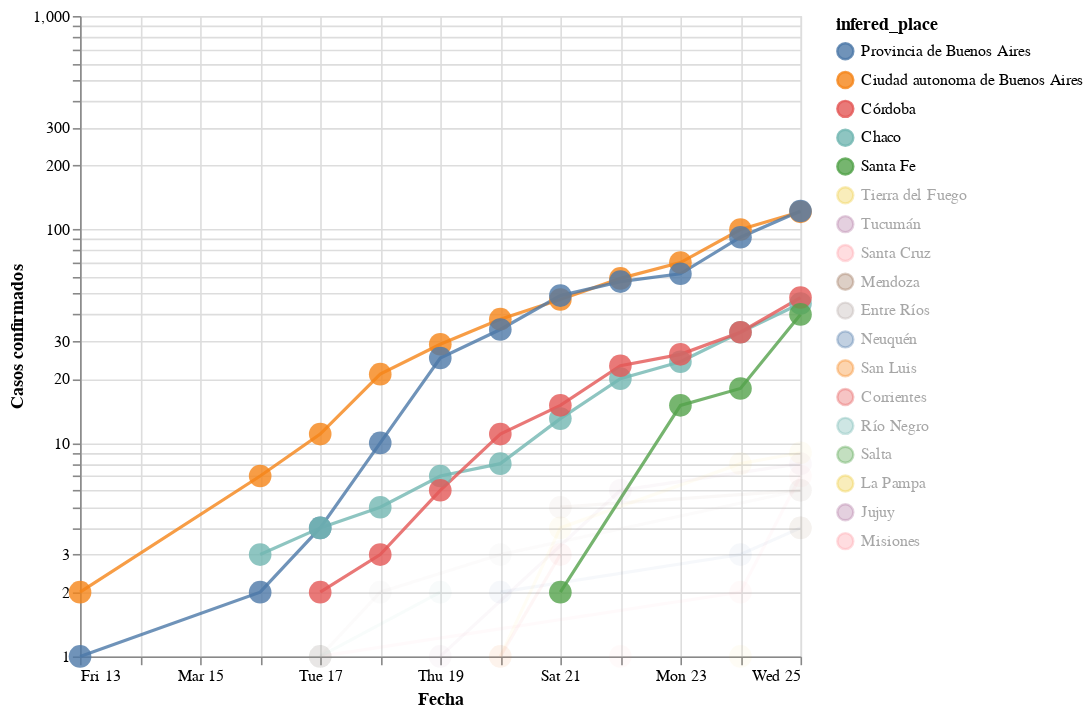

Write notebook code for a chart like this one.
### Markdown cell above
### Evolucion en el tiempo de la cantidad de casos totales

Haciendo **Shift+Click** en las provincias que se ven a la derecha, podemos agregar o quitar provincias al gráfico

### Code cell
#hide_input
plot_evolution(cnt_by_place[cnt_by_place >=10].index.tolist())

### Figure 1 — Vega-Lite specification as saved in the notebook (floating-point values rounded to 4 significant figures)
{"config": {"view": {"continuousWidth": 400, "continuousHeight": 300}, "point": {"size": 200}, "title": {"align": "center"}}, "data": {"name": "data-9395f9d5b3ad9b821f2727f177c215d5"}, "mark": {"type": "line", "point": true, "radius": 150}, "encoding": {"color": {"type": "nominal", "field": "infered_place", "sort": ["Provincia de Buenos Aires", "Ciudad autonoma de Buenos Aires", "Córdoba", "Chaco", "Santa Fe", "Tierra del Fuego", "Tucumán", "Santa Cruz", "Mendoza", "Entre Ríos", "Neuquén", "San Luis", "Corrientes", "Río Negro", "Salta", "La Pampa", "Jujuy", "Misiones"]}, "opacity": {"condition": {"value": 0.8, "selection": "selector001"}, "value": 0.05}, "tooltip": [{"type": "nominal", "field": "place"}, {"type": "nominal", "field": "infered_place"}, {"type": "quantitative", "field": "infered_place_score"}, {"type": "quantitative", "field": "infected"}, {"type": "temporal", "field": "date"}, {"type": "quantitative", "field": "days_from_first_infection"}, {"type": "quantitative", "field": "cum_infected"}], "x": {"type": "temporal", "axis": {"title": "Fecha"}, "field": "date"}, "y": {"type": "quantitative", "axis": {"title": "Casos confirmados"}, "field": "cum_infected", "scale": {"type": "log"}}}, "height": 400, "selection": {"selector001": {"type": "multi", "fields": ["infered_place"], "bind": "legend", "init": [{"infered_place": "Provincia de Buenos Aires"}, {"infered_place": "Ciudad autonoma de Buenos Aires"}, {"infered_place": "Córdoba"}, {"infered_place": "Chaco"}, {"infered_place": "Santa Fe"}]}}, "width": 450, "$schema": "https://vega.github.io/schema/vega-lite/v4.0.2.json", "datasets": {"data-9395f9d5b3ad9b821f2727f177c215d5": [{"place": "Ciudad de Buenos Aires", "infered_place": "Ciudad autonoma de Buenos Aires", "infered_place_score": 1.0, "infected": 2, "date": "2020-03-13T00:00:00", "days_from_first_infection": 0, "cum_infected": 2}, {"place": "Ciudad Autónoma de Buenos Aires", "infered_place": "Ciudad autonoma de Buenos Aires", "infered_place_score": 1.0, "infected": 5, "date": "2020-03-16T00:00:00", "days_from_first_infection": 3, "cum_infected": 7}, {"place": "Ciudad Autónoma de Buenos Aires", "infered_place": "Ciudad autonoma de Buenos Aires", "infered_place_score": 1.0, "infected": 4, "date": "2020-03-17T00:00:00", "days_from_first_infection": 4, "cum_infected": 11}, {"place": "Ciudad Autónoma de Buenos Aires", "infered_place": "Ciudad autonoma de Buenos Aires", "infered_place_score": 1.0, "infected": 10, "date": "2020-03-18T00:00:00", "days_from_first_infection": 5, "cum_infected": 21}, {"place": "Ciudad Autónoma de Buenos Aires", "infered_place": "Ciudad autonoma de Buenos Aires", "infered_place_score": 1.0, "infected": 8, "date": "2020-03-19T00:00:00", "days_from_first_infection": 6, "cum_infected": 29}, {"place": "Ciudad Autónoma de Buenos Aires", "infered_place": "Ciudad autonoma de Buenos Aires", "infered_place_score": 1.0, "infected": 9, "date": "2020-03-20T00:00:00", "days_from_first_infection": 7, "cum_infected": 38}, {"place": "Ciudad Autónoma de Buenos Aires", "infered_place": "Ciudad autonoma de Buenos Aires", "infered_place_score": 1.0, "infected": 9, "date": "2020-03-21T00:00:00", "days_from_first_infection": 8, "cum_infected": 47}, {"place": "Ciudad Autónoma de Buenos Aires", "infered_place": "Ciudad autonoma de Buenos Aires", "infered_place_score": 1.0, "infected": 12, "date": "2020-03-22T00:00:00", "days_from_first_infection": 9, "cum_infected": 59}, {"place": "Ciudad Autónoma de Buenos Aires", "infered_place": "Ciudad autonoma de Buenos Aires", "infered_place_score": 1.0, "infected": 11, "date": "2020-03-23T00:00:00", "days_from_first_infection": 10, "cum_infected": 70}, {"place": "Ciudad Autónoma de Buenos Aires", "infered_place": "Ciudad autonoma de Buenos Aires", "infered_place_score": 1.0, "infected": 30, "date": "2020-03-24T00:00:00", "days_from_first_infection": 11, "cum_infected": 100}, {"place": "Ciudad Autónoma de Buenos Aires", "infered_place": "Ciudad autonoma de Buenos Aires", "infered_place_score": 1.0, "infected": 21, "date": "2020-03-25T00:00:00", "days_from_first_infection": 12, "cum_infected": 121}, {"place": "Buenos Aires y", "infered_place": "Provincia de Buenos Aires", "infered_place_score": 1.0, "infected": 1, "date": "2020-03-13T00:00:00", "days_from_first_infection": 0, "cum_infected": 1}, {"place": "Provincia de Buenos Aires", "infered_place": "Provincia de Buenos Aires", "infered_place_score": 1.0, "infected": 1, "date": "2020-03-16T00:00:00", "days_from_first_infection": 3, "cum_infected": 2}, {"place": "Provincia de Buenos Aires", "infered_place": "Provincia de Buenos Aires", "infered_place_score": 1.0, "infected": 2, "date": "2020-03-17T00:00:00", "days_from_first_infection": 4, "cum_infected": 4}, {"place": "Provi ncia de Buenos Aires", "infered_place": "Provincia de Buenos Aires", "infered_place_score": 1.0, "infected": 6, "date": "2020-03-18T00:00:00", "days_from_first_infection": 5, "cum_infected": 10}, {"place": "Provincia de Buenos Aires", "infered_place": "Provincia de Buenos Aires", "infered_place_score": 1.0, "infected": 15, "date": "2020-03-19T00:00:00", "days_from_first_infection": 6, "cum_infected": 25}, {"place": "Provincia de Buenos Aires", "infered_place": "Provincia de Buenos Aires", "infered_place_score": 1.0, "infected": 9, "date": "2020-03-20T00:00:00", "days_from_first_infection": 7, "cum_infected": 34}, {"place": "Provincia de Buenos Aires", "infered_place": "Provincia de Buenos Aires", "infered_place_score": 1.0, "infected": 15, "date": "2020-03-21T00:00:00", "days_from_first_infection": 8, "cum_infected": 49}, {"place": "Provincia de Buenos Aires", "infered_place": "Provincia de Buenos Aires", "infered_place_score": 1.0, "infected": 8, "date": "2020-03-22T00:00:00", "days_from_first_infection": 9, "cum_infected": 57}, {"place": "Provincia de Buenos Aires", "infered_place": "Provincia de Buenos Aires", "infered_place_score": 1.0, "infected": 5, "date": "2020-03-23T00:00:00", "days_from_first_infection": 10, "cum_infected": 62}, {"place": "Provincia de Buenos Aires", "infered_place": "Provincia de Buenos Aires", "infered_place_score": 1.0, "infected": 30, "date": "2020-03-24T00:00:00", "days_from_first_infection": 11, "cum_infected": 92}, {"place": "Provincia de Buenos Aires", "infered_place": "Provincia de Buenos Aires", "infered_place_score": 1.0, "infected": 30, "date": "2020-03-25T00:00:00", "days_from_first_infection": 12, "cum_infected": 122}, {"place": "Chaco y uno", "infered_place": "Chaco", "infered_place_score": 0.4545, "infected": 3, "date": "2020-03-16T00:00:00", "days_from_first_infection": 0, "cum_infected": 3}, {"place": "Chaco", "infered_place": "Chaco", "infered_place_score": 1.0, "infected": 1, "date": "2020-03-17T00:00:00", "days_from_first_infection": 1, "cum_infected": 4}, {"place": "Chaco", "infered_place": "Chaco", "infered_place_score": 1.0, "infected": 1, "date": "2020-03-18T00:00:00", "days_from_first_infection": 2, "cum_infected": 5}, {"place": "Chaco", "infered_place": "Chaco", "infered_place_score": 1.0, "infected": 2, "date": "2020-03-19T00:00:00", "days_from_first_infection": 3, "cum_infected": 7}, {"place": "Chaco", "infered_place": "Chaco", "infered_place_score": 1.0, "infected": 1, "date": "2020-03-20T00:00:00", "days_from_first_infection": 4, "cum_infected": 8}, {"place": "Chaco", "infered_place": "Chaco", "infered_place_score": 1.0, "infected": 5, "date": "2020-03-21T00:00:00", "days_from_first_infection": 5, "cum_infected": 13}, {"place": "Chaco", "infered_place": "Chaco", "infered_place_score": 1.0, "infected": 7, "date": "2020-03-22T00:00:00", "days_from_first_infection": 6, "cum_infected": 20}, {"place": "Chaco", "infered_place": "Chaco", "infered_place_score": 1.0, "infected": 4, "date": "2020-03-23T00:00:00", "days_from_first_infection": 7, "cum_infected": 24}, {"place": "Chaco", "infered_place": "Chaco", "infered_place_score": 1.0, "infected": 9, "date": "2020-03-24T00:00:00", "days_from_first_infection": 8, "cum_infected": 33}, {"place": "Chaco", "infered_place": "Chaco", "infered_place_score": 1.0, "infected": 12, "date": "2020-03-25T00:00:00", "days_from_first_infection": 9, "cum_infected": 45}, {"place": "Santa Cruz", "infered_place": "Santa Cruz", "infered_place_score": 1.0, "infected": 1, "date": "2020-03-17T00:00:00", "days_from_first_infection": 0, "cum_infected": 1}, {"place": "Santa Cruz", "infered_place": "Santa Cruz", "infered_place_score": 1.0, "infected": 1, "date": "2020-03-24T00:00:00", "days_from_first_infection": 7, "cum_infected": 2}, {"place": "Santa Cruz", "infered_place": "Santa Cruz", "infered_place_score": 1.0, "infected": 5, "date": "2020-03-25T00:00:00", "days_from_first_infection": 8, "cum_infected": 7}, {"place": "Entre Ríos", "infered_place": "Entre Ríos", "infered_place_score": 1.0, "infected": 1, "date": "2020-03-17T00:00:00", "days_from_first_infection": 0, "cum_infected": 1}, {"place": "Entre Ríos", "infered_place": "Entre Ríos", "infered_place_score": 1.0, "infected": 1, "date": "2020-03-18T00:00:00", "days_from_first_infection": 1, "cum_infected": 2}, {"place": "Entre Ríos", "infered_place": "Entre Ríos", "infered_place_score": 1.0, "infected": 1, "date": "2020-03-20T00:00:00", "days_from_first_infection": 3, "cum_infected": 3}, {"place": "Entre Ríos", "infered_place": "Entre Ríos", "infered_place_score": 1.0, "infected": 3, "date": "2020-03-25T00:00:00", "days_from_first_infection": 8, "cum_infected": 6}, {"place": "Río Negro", "infered_place": "Río Negro", "infered_place_score": 1.0, "infected": 1, "date": "2020-03-17T00:00:00", "days_from_first_infection": 0, "cum_infected": 1}, {"place": "Rio Negro", "infered_place": "Río Negro", "infered_place_score": 1.0, "infected": 1, "date": "2020-03-19T00:00:00", "days_from_first_infection": 2, "cum_infected": 2}, {"place": "Salt a", "infered_place": "Salta", "infered_place_score": 0.8333, "infected": 1, "date": "2020-03-17T00:00:00", "days_from_first_infection": 0, "cum_infected": 1}, {"place": "Jujuy", "infered_place": "Jujuy", "infered_place_score": 1.0, "infected": 1, "date": "2020-03-17T00:00:00", "days_from_first_infection": 0, "cum_infected": 1}, {"place": "Córdoba", "infered_place": "Córdoba", "infered_place_score": 1.0, "infected": 2, "date": "2020-03-17T00:00:00", "days_from_first_infection": 0, "cum_infected": 2}, {"place": "Córdoba", "infered_place": "Córdoba", "infered_place_score": 1.0, "infected": 1, "date": "2020-03-18T00:00:00", "days_from_first_infection": 1, "cum_infected": 3}, {"place": "Córdoba", "infered_place": "Córdoba", "infered_place_score": 1.0, "infected": 3, "date": "2020-03-19T00:00:00", "days_from_first_infection": 2, "cum_infected": 6}, {"place": "Córdoba", "infered_place": "Córdoba", "infered_place_score": 1.0, "infected": 5, "date": "2020-03-20T00:00:00", "days_from_first_infection": 3, "cum_infected": 11}, {"place": "Córdoba", "infered_place": "Córdoba", "infered_place_score": 1.0, "infected": 4, "date": "2020-03-21T00:00:00", "days_from_first_infection": 4, "cum_infected": 15}, {"place": "Córdoba", "infered_place": "Córdoba", "infered_place_score": 1.0, "infected": 8, "date": "2020-03-22T00:00:00", "days_from_first_infection": 5, "cum_infected": 23}, {"place": "Córdoba", "infered_place": "Córdoba", "infered_place_score": 1.0, "infected": 3, "date": "2020-03-23T00:00:00", "days_from_first_infection": 6, "cum_infected": 26}, {"place": "Córdoba", "infered_place": "Córdoba", "infered_place_score": 1.0, "infected": 7, "date": "2020-03-24T00:00:00", "days_from_first_infection": 7, "cum_infected": 33}, {"place": "Córdoba", "infered_place": "Córdoba", "infered_place_score": 1.0, "infected": 15, "date": "2020-03-25T00:00:00", "days_from_first_infection": 8, "cum_infected": 48}, {"place": "Tucumán", "infered_place": "Tucumán", "infered_place_score": 1.0, "infected": 1, "date": "2020-03-19T00:00:00", "days_from_first_infection": 0, "cum_infected": 1}, {"place": "Tucumán", "infered_place": "Tucumán", "infered_place_score": 1.0, "infected": 5, "date": "2020-03-22T00:00:00", "days_from_first_infection": 3, "cum_infected": 6}, {"place": "Tucumán", "infered_place": "Tucumán", "infered_place_score": 1.0, "infected": 2, "date": "2020-03-25T00:00:00", "days_from_first_infection": 6, "cum_infected": 8}, {"place": "Neuquén", "infered_place": "Neuquén", "infered_place_score": 1.0, "infected": 2, "date": "2020-03-20T00:00:00", "days_from_first_infection": 0, "cum_infected": 2}, {"place": "Neuquén", "infered_place": "Neuquén", "infered_place_score": 1.0, "infected": 1, "date": "2020-03-24T00:00:00", "days_from_first_infection": 4, "cum_infected": 3}, {"place": "Neuquén", "infered_place": "Neuquén", "infered_place_score": 1.0, "infected": 1, "date": "2020-03-25T00:00:00", "days_from_first_infection": 5, "cum_infected": 4}, {"place": "Tierra del Fuego", "infered_place": "Tierra del Fuego", "infered_place_score": 1.0, "infected": 1, "date": "2020-03-20T00:00:00", "days_from_first_infection": 0, "cum_infected": 1}, {"place": "Tierra del Fuego", "infered_place": "Tierra del Fuego", "infered_place_score": 1.0, "infected": 3, "date": "2020-03-21T00:00:00", "days_from_first_infection": 1, "cum_infected": 4}, {"place": "Tierra del Fuego", "infered_place": "Tierra del Fuego", "infered_place_score": 1.0, "infected": 4, "date": "2020-03-24T00:00:00", "days_from_first_infection": 4, "cum_infected": 8}, {"place": "Tierra del Fuego", "infered_place": "Tierra del Fuego", "infered_place_score": 1.0, "infected": 1, "date": "2020-03-25T00:00:00", "days_from_first_infection": 5, "cum_infected": 9}, {"place": "Corrientes", "infered_place": "Corrientes", "infered_place_score": 1.0, "infected": 1, "date": "2020-03-20T00:00:00", "days_from_first_infection": 0, "cum_infected": 1}, {"place": "Corrientes", "infered_place": "Corrientes", "infered_place_score": 1.0, "infected": 2, "date": "2020-03-21T00:00:00", "days_from_first_infection": 1, "cum_infected": 3}, {"place": "Santa Fe", "infered_place": "Santa Fe", "infered_place_score": 1.0, "infected": 2, "date": "2020-03-21T00:00:00", "days_from_first_infection": 0, "cum_infected": 2}, {"place": "Santa Fe", "infered_place": "Santa Fe", "infered_place_score": 1.0, "infected": 13, "date": "2020-03-23T00:00:00", "days_from_first_infection": 2, "cum_infected": 15}, {"place": "Santa Fe", "infered_place": "Santa Fe", "infered_place_score": 1.0, "infected": 3, "date": "2020-03-24T00:00:00", "days_from_first_infection": 3, "cum_infected": 18}, {"place": "Santa Fe", "infered_place": "Santa Fe", "infered_place_score": 1.0, "infected": 22, "date": "2020-03-25T00:00:00", "days_from_first_infection": 4, "cum_infected": 40}, {"place": "Mendoza", "infered_place": "Mendoza", "infered_place_score": 1.0, "infected": 5, "date": "2020-03-21T00:00:00", "days_from_first_infection": 0, "cum_infected": 5}, {"place": "Mendoza", "infered_place": "Mendoza", "infered_place_score": 1.0, "infected": 1, "date": "2020-03-25T00:00:00", "days_from_first_infection": 4, "cum_infected": 6}, {"place": "Misiones", "infered_place": "Misiones", "infered_place_score": 1.0, "infected": 1, "date": "2020-03-22T00:00:00", "days_from_first_infection": 0, "cum_infected": 1}, {"place": "La Pampa", "infered_place": "La Pampa", "infered_place_score": 1.0, "infected": 1, "date": "2020-03-24T00:00:00", "days_from_first_infection": 0, "cum_infected": 1}, {"place": "San Luis", "infered_place": "San Luis", "infered_place_score": 1.0, "infected": 4, "date": "2020-03-25T00:00:00", "days_from_first_infection": 0, "cum_infected": 4}]}}
